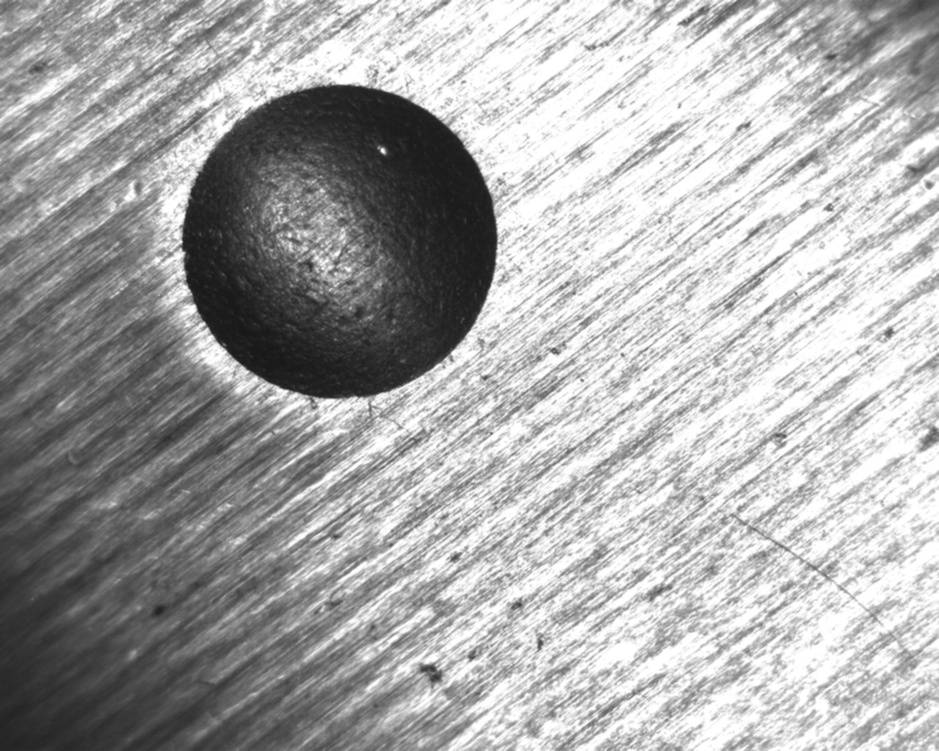
#> input picture jpg/2.jpg, 939 x 751 px, shrunk from 1280 x 1024 before the run
$ python try.py
#> lines starting #> are read from the running program, lines starting #| are printed output that depends on the picture; after the words box and inside, x2 and y2 are one past the last pixel; in counts of white or black regions, pixels touching at a corner belong together
import cv2
import numpy as np

smarties = cv2.imread(r"jpg/2.jpg")
#> smarties is the input picture: shape (751, 939, 3); min 22, max 255, mean 169.3

gray_img = cv2.cvtColor(smarties, cv2.COLOR_BGR2GRAY)
hist=cv2.calcHist(gray_img, [0], None, [256], [0, 256])
#> hist = 256 values, max 51 at index 255, min 0 at index 0, mean 3.67

cv2.imshow("hist",hist)
#直方图均衡化
gray_img=cv2.equalizeHist(gray_img)
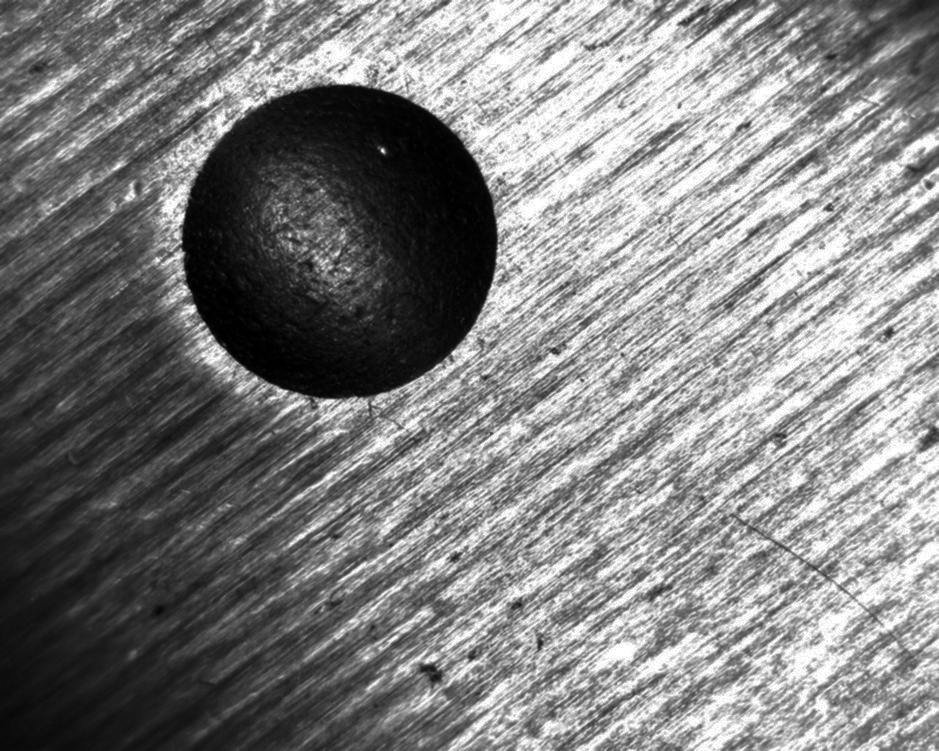
#> gray_img: shape (751, 939); min 0, max 255, mean 128.4

cv2.imshow("111",gray_img)
#gray_img=cv2.resize(gray_img,[int(1280/4),int(1024/4)])
# 进行中值滤波
img = cv2.medianBlur(gray_img, 5)
#ret,img=cv2.threshold(img,0,255,cv.THRESH_BINARY + cv.THRESH_OTSU)
print(img)
#> (printed output is left out)
cv2.imshow("median",img)
circles = cv2.HoughCircles(img, cv2.HOUGH_GRADIENT, dp=1, minDist=300, param1=300, param2=20, minRadius=50, maxRadius=500)
#> circles = [[339.5, 238.5, 159.5], [604.5, 492.5, 209], [929.5, 415.5, 315.7], [659.5, 184.5, 168.1], [208.5, 510.5, 456.5], [926.5, 721.5, 300.1], [446.5, 748.5, 197.9], [14.5, 114.5, 140.3]]
# 对数据进行四舍五入变为整数
circles = np.uint16(np.around(circles))
#> circles = [[340, 238, 160], [604, 492, 209], [930, 416, 316], [660, 184, 168], [208, 510, 456], [926, 722, 300], [446, 748, 198], [14, 114, 140]]
for i in circles[0, :]:
    # 画出来圆的边界
    cv2.circle(gray_img, (i[0], i[1]), i[2], (0, 0, 0), 2)
    # 画出来圆心
    cv2.circle(gray_img, (i[0], i[1]), 2, (0, 255, 255), 3)
#> this loop made 8 passes
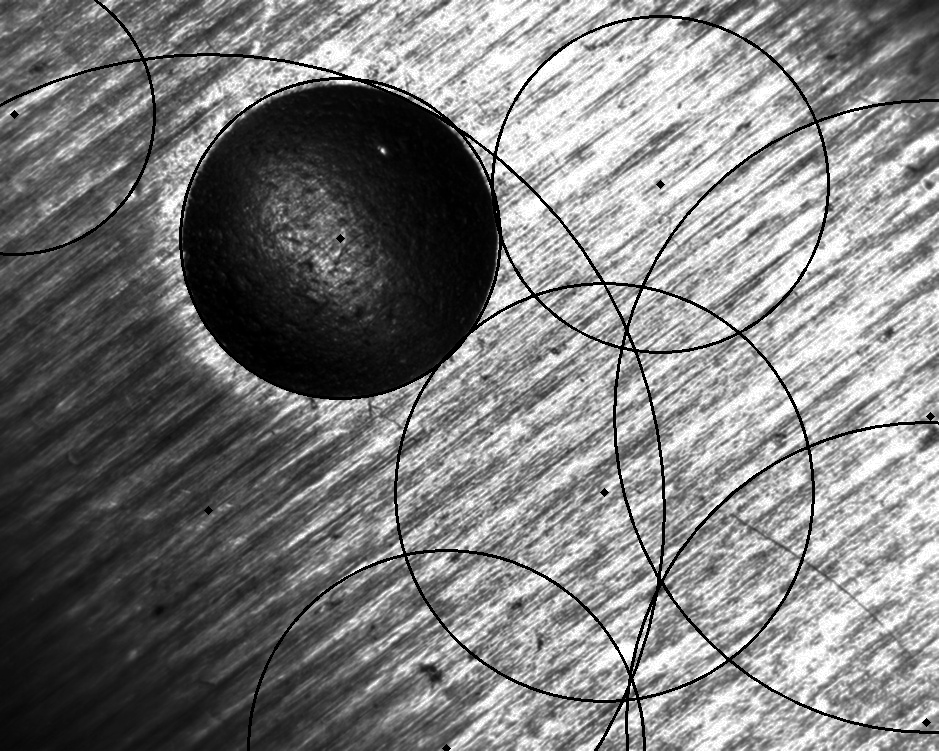
#> gray_img: shape (751, 939); 2.95% of pixels changed, all inside (x1, y1, x2, y2) = (0, 0, 939, 751)
cv2.imshow("Circle", gray_img)
cv2.waitKey()
cv2.destroyAllWindows()
